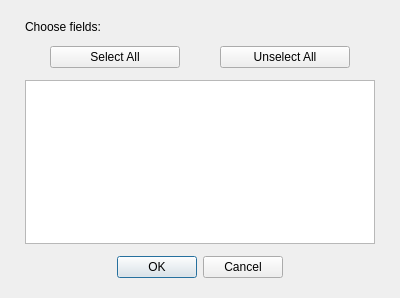
<?xml version="1.0" encoding="UTF-8"?>
<ui version="4.0">
 <class>FieldChooser</class>
 <widget class="QDialog" name="FieldChooser">
  <property name="windowModality">
   <enum>Qt::ApplicationModal</enum>
  </property>
  <property name="geometry">
   <rect>
    <x>0</x>
    <y>0</y>
    <width>400</width>
    <height>298</height>
   </rect>
  </property>
  <property name="windowTitle">
   <string>Save as Excel</string>
  </property>
  <property name="sizeGripEnabled">
   <bool>false</bool>
  </property>
  <layout class="QVBoxLayout" name="verticalLayout">
   <property name="spacing">
    <number>0</number>
   </property>
   <property name="leftMargin">
    <number>25</number>
   </property>
   <property name="topMargin">
    <number>20</number>
   </property>
   <property name="rightMargin">
    <number>25</number>
   </property>
   <property name="bottomMargin">
    <number>20</number>
   </property>
   <item>
    <widget class="QLabel" name="label">
     <property name="text">
      <string>Choose fields:</string>
     </property>
     <property name="margin">
      <number>0</number>
     </property>
    </widget>
   </item>
   <item>
    <spacer name="verticalSpacer_3">
     <property name="orientation">
      <enum>Qt::Vertical</enum>
     </property>
     <property name="sizeHint" stdset="0">
      <size>
       <width>20</width>
       <height>40</height>
      </size>
     </property>
    </spacer>
   </item>
   <item>
    <layout class="QHBoxLayout" name="selectButtonsLayout">
     <property name="spacing">
      <number>40</number>
     </property>
     <property name="leftMargin">
      <number>25</number>
     </property>
     <property name="topMargin">
      <number>0</number>
     </property>
     <property name="rightMargin">
      <number>25</number>
     </property>
     <property name="bottomMargin">
      <number>0</number>
     </property>
     <item>
      <widget class="QPushButton" name="selectAll">
       <property name="text">
        <string>Select All</string>
       </property>
      </widget>
     </item>
     <item>
      <widget class="QPushButton" name="unselectAll">
       <property name="text">
        <string>Unselect All</string>
       </property>
      </widget>
     </item>
    </layout>
   </item>
   <item>
    <spacer name="verticalSpacer_2">
     <property name="orientation">
      <enum>Qt::Vertical</enum>
     </property>
     <property name="sizeHint" stdset="0">
      <size>
       <width>20</width>
       <height>40</height>
      </size>
     </property>
    </spacer>
   </item>
   <item>
    <widget class="QListWidget" name="fieldList"/>
   </item>
   <item>
    <spacer name="verticalSpacer">
     <property name="orientation">
      <enum>Qt::Vertical</enum>
     </property>
     <property name="sizeHint" stdset="0">
      <size>
       <width>20</width>
       <height>40</height>
      </size>
     </property>
    </spacer>
   </item>
   <item>
    <widget class="QDialogButtonBox" name="buttons">
     <property name="orientation">
      <enum>Qt::Horizontal</enum>
     </property>
     <property name="standardButtons">
      <set>QDialogButtonBox::Cancel|QDialogButtonBox::Ok</set>
     </property>
     <property name="centerButtons">
      <bool>true</bool>
     </property>
    </widget>
   </item>
  </layout>
 </widget>
 <resources/>
 <connections>
  <connection>
   <sender>buttons</sender>
   <signal>accepted()</signal>
   <receiver>FieldChooser</receiver>
   <slot>accept()</slot>
   <hints>
    <hint type="sourcelabel">
     <x>248</x>
     <y>254</y>
    </hint>
    <hint type="destinationlabel">
     <x>157</x>
     <y>274</y>
    </hint>
   </hints>
  </connection>
  <connection>
   <sender>buttons</sender>
   <signal>rejected()</signal>
   <receiver>FieldChooser</receiver>
   <slot>reject()</slot>
   <hints>
    <hint type="sourcelabel">
     <x>316</x>
     <y>260</y>
    </hint>
    <hint type="destinationlabel">
     <x>286</x>
     <y>274</y>
    </hint>
   </hints>
  </connection>
 </connections>
</ui>
